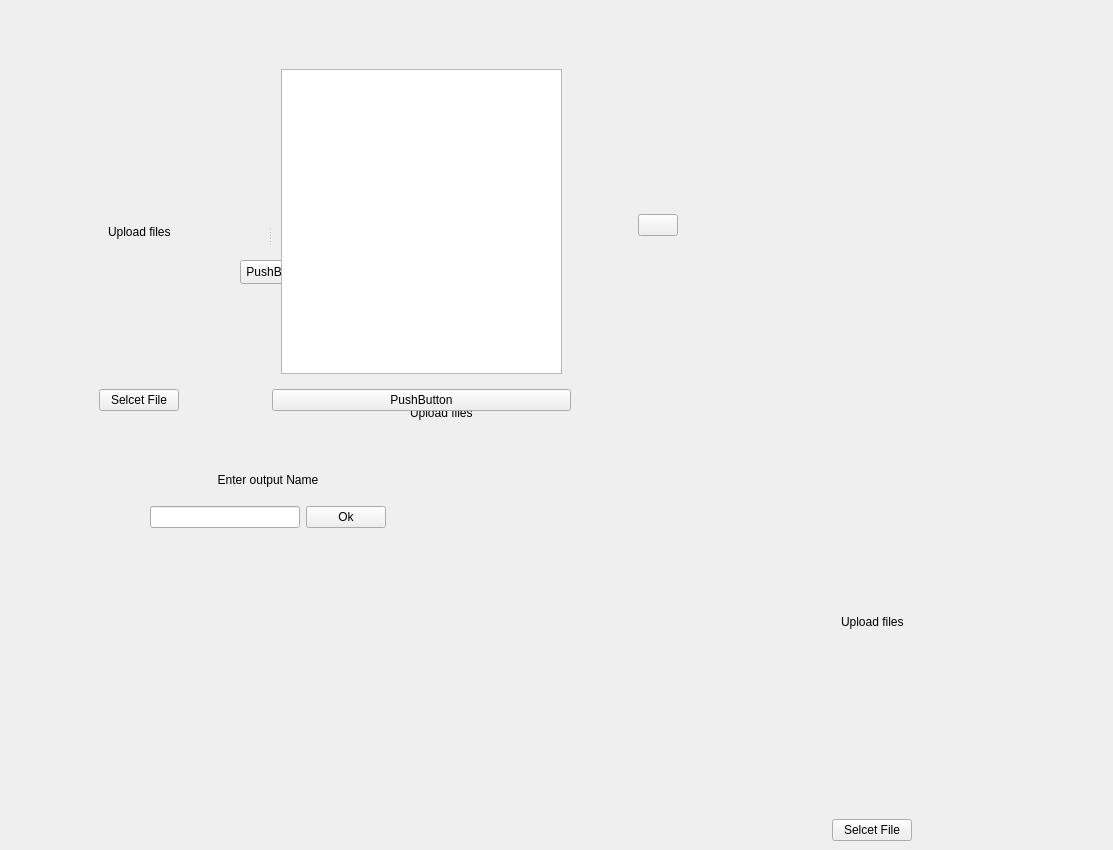
        <widget class="QWidget" name="page_9">
         <widget class="QWidget" name="pdf_display" native="true">
          <property name="geometry">
           <rect>
            <x>470</x>
            <y>190</y>
            <width>208</width>
            <height>71</height>
           </rect>
          </property>
          <layout class="QHBoxLayout" name="horizontalLayout_10">
           <item>
            <widget class="QLabel" name="label_2">
             <property name="sizePolicy">
              <sizepolicy hsizetype="Fixed" vsizetype="Fixed">
               <horstretch>0</horstretch>
               <verstretch>0</verstretch>
              </sizepolicy>
             </property>
             <property name="text">
              <string/>
             </property>
             <property name="pixmap">
              <pixmap resource="resource.qrc">:/icons/icons/icons8-pdf-50.png</pixmap>
             </property>
             <property name="scaledContents">
              <bool>true</bool>
             </property>
             <property name="alignment">
              <set>Qt::AlignLeading|Qt::AlignLeft|Qt::AlignVCenter</set>
             </property>
            </widget>
           </item>
           <item>
            <widget class="QLabel" name="label">
             <property name="text">
              <string>File name</string>
             </property>
            </widget>
           </item>
           <item>
            <widget class="QPushButton" name="pushButton">
             <property name="sizePolicy">
              <sizepolicy hsizetype="Fixed" vsizetype="Fixed">
               <horstretch>0</horstretch>
               <verstretch>0</verstretch>
              </sizepolicy>
             </property>
             <property name="text">
              <string/>
             </property>
             <property name="icon">
              <iconset resource="../schoolproj/resource.qrc">
               <normaloff>:/icons/icons/cancel.png</normaloff>:/icons/icons/cancel.png</iconset>
             </property>
            </widget>
           </item>
          </layout>
         </widget>
         <widget class="QWidget" name="layoutWidget_2">
          <property name="geometry">
           <rect>
            <x>410</x>
            <y>350</y>
            <width>77</width>
            <height>82</height>
           </rect>
          </property>
          <layout class="QVBoxLayout" name="verticalLayout_21">
           <item>
            <widget class="QLabel" name="label_17">
             <property name="text">
              <string/>
             </property>
             <property name="pixmap">
              <pixmap resource="resource.qrc">:/icons/icons/icons8-upload-50.png</pixmap>
             </property>
             <property name="alignment">
              <set>Qt::AlignCenter</set>
             </property>
            </widget>
           </item>
           <item>
            <widget class="QLabel" name="label_18">
             <property name="text">
              <string>Upload files</string>
             </property>
            </widget>
           </item>
          </layout>
         </widget>
         <widget class="QPushButton" name="pushButton_4">
          <property name="geometry">
           <rect>
            <x>240</x>
            <y>260</y>
            <width>75</width>
            <height>24</height>
           </rect>
          </property>
          <property name="text">
           <string>PushButton</string>
          </property>
         </widget>
         <widget class="QSplitter" name="splitter_4">
          <property name="geometry">
           <rect>
            <x>10</x>
            <y>60</y>
            <width>561</width>
            <height>351</height>
           </rect>
          </property>
          <property name="orientation">
           <enum>Qt::Horizontal</enum>
          </property>
          <widget class="QWidget" name="widget_11" native="true">
           <layout class="QVBoxLayout" name="verticalLayout_40">
            <item>
             <layout class="QVBoxLayout" name="verticalLayout_41">
              <item>
               <spacer name="verticalSpacer_8">
                <property name="orientation">
                 <enum>Qt::Vertical</enum>
                </property>
                <property name="sizeHint" stdset="0">
                 <size>
                  <width>20</width>
                  <height>48</height>
                 </size>
                </property>
               </spacer>
              </item>
              <item>
               <layout class="QHBoxLayout" name="horizontalLayout_18">
                <item>
                 <spacer name="horizontalSpacer_11">
                  <property name="orientation">
                   <enum>Qt::Horizontal</enum>
                  </property>
                  <property name="sizeHint" stdset="0">
                   <size>
                    <width>78</width>
                    <height>20</height>
                   </size>
                  </property>
                 </spacer>
                </item>
                <item>
                 <layout class="QVBoxLayout" name="verticalLayout_42">
                  <item>
                   <widget class="QLabel" name="label_22">
                    <property name="text">
                     <string/>
                    </property>
                    <property name="pixmap">
                     <pixmap resource="resource.qrc">:/icons/icons/icons8-upload-50.png</pixmap>
                    </property>
                    <property name="alignment">
                     <set>Qt::AlignCenter</set>
                    </property>
                   </widget>
                  </item>
                  <item>
                   <widget class="QLabel" name="label_23">
                    <property name="text">
                     <string>Upload files</string>
                    </property>
                   </widget>
                  </item>
                 </layout>
                </item>
                <item>
                 <spacer name="horizontalSpacer_12">
                  <property name="orientation">
                   <enum>Qt::Horizontal</enum>
                  </property>
                  <property name="sizeHint" stdset="0">
                   <size>
                    <width>78</width>
                    <height>20</height>
                   </size>
                  </property>
                 </spacer>
                </item>
               </layout>
              </item>
              <item>
               <spacer name="verticalSpacer_9">
                <property name="orientation">
                 <enum>Qt::Vertical</enum>
                </property>
                <property name="sizeHint" stdset="0">
                 <size>
                  <width>20</width>
                  <height>48</height>
                 </size>
                </property>
               </spacer>
              </item>
              <item>
               <layout class="QHBoxLayout" name="horizontalLayout_19">
                <item>
                 <spacer name="horizontalSpacer_13">
                  <property name="orientation">
                   <enum>Qt::Horizontal</enum>
                  </property>
                  <property name="sizeHint" stdset="0">
                   <size>
                    <width>78</width>
                    <height>20</height>
                   </size>
                  </property>
                 </spacer>
                </item>
                <item>
                 <widget class="QPushButton" name="pushButton_7">
                  <property name="text">
                   <string>Selcet File</string>
                  </property>
                 </widget>
                </item>
                <item>
                 <spacer name="horizontalSpacer_14">
                  <property name="orientation">
                   <enum>Qt::Horizontal</enum>
                  </property>
                  <property name="sizeHint" stdset="0">
                   <size>
                    <width>78</width>
                    <height>20</height>
                   </size>
                  </property>
                 </spacer>
                </item>
               </layout>
              </item>
             </layout>
            </item>
           </layout>
          </widget>
          <widget class="QWidget" name="layoutWidget_3">
           <layout class="QVBoxLayout" name="verticalLayout_43">
            <item>
             <widget class="QWidget" name="widget_13" native="true">
              <layout class="QVBoxLayout" name="verticalLayout_44">
               <item>
                <widget class="QListWidget" name="listWidget_3"/>
               </item>
              </layout>
             </widget>
            </item>
            <item>
             <widget class="QPushButton" name="pushButton_8">
              <property name="text">
               <string>PushButton</string>
              </property>
             </widget>
            </item>
           </layout>
          </widget>
         </widget>
         <widget class="QWidget" name="widget_30" native="true">
          <property name="geometry">
           <rect>
            <x>150</x>
            <y>460</y>
            <width>236</width>
            <height>68</height>
           </rect>
          </property>
          <layout class="QHBoxLayout" name="horizontalLayout_34">
           <item>
            <layout class="QVBoxLayout" name="verticalLayout_8">
             <item>
              <widget class="QLabel" name="label_40">
               <property name="text">
                <string>Enter output Name</string>
               </property>
               <property name="alignment">
                <set>Qt::AlignCenter</set>
               </property>
              </widget>
             </item>
             <item>
              <layout class="QHBoxLayout" name="horizontalLayout_33">
               <item>
                <widget class="QLineEdit" name="lineEdit_4"/>
               </item>
               <item>
                <widget class="QPushButton" name="pushButton_16">
                 <property name="text">
                  <string>Ok</string>
                 </property>
                </widget>
               </item>
              </layout>
             </item>
            </layout>
           </item>
          </layout>
         </widget>
         <widget class="QWidget" name="widget_43" native="true">
          <property name="geometry">
           <rect>
            <x>640</x>
            <y>410</y>
            <width>464</width>
            <height>431</height>
           </rect>
          </property>
          <layout class="QVBoxLayout" name="verticalLayout_87">
           <item>
            <layout class="QVBoxLayout" name="verticalLayout_65">
             <item>
              <spacer name="verticalSpacer_18">
               <property name="orientation">
                <enum>Qt::Vertical</enum>
               </property>
               <property name="sizeHint" stdset="0">
                <size>
                 <width>20</width>
                 <height>48</height>
                </size>
               </property>
              </spacer>
             </item>
             <item>
              <layout class="QHBoxLayout" name="horizontalLayout_47">
               <item>
                <spacer name="horizontalSpacer_39">
                 <property name="orientation">
                  <enum>Qt::Horizontal</enum>
                 </property>
                 <property name="sizeHint" stdset="0">
                  <size>
                   <width>78</width>
                   <height>20</height>
                  </size>
                 </property>
                </spacer>
               </item>
               <item>
                <layout class="QVBoxLayout" name="verticalLayout_67">
                 <item>
                  <widget class="QLabel" name="label_45">
                   <property name="text">
                    <string/>
                   </property>
                   <property name="pixmap">
                    <pixmap resource="resource.qrc">:/icons/icons/icons8-upload-50.png</pixmap>
                   </property>
                   <property name="alignment">
                    <set>Qt::AlignCenter</set>
                   </property>
                  </widget>
                 </item>
                 <item>
                  <widget class="QLabel" name="label_46">
                   <property name="text">
                    <string>Upload files</string>
                   </property>
                  </widget>
                 </item>
                </layout>
               </item>
               <item>
                <spacer name="horizontalSpacer_40">
                 <property name="orientation">
                  <enum>Qt::Horizontal</enum>
                 </property>
                 <property name="sizeHint" stdset="0">
                  <size>
                   <width>78</width>
                   <height>20</height>
                  </size>
                 </property>
                </spacer>
               </item>
              </layout>
             </item>
             <item>
              <spacer name="verticalSpacer_19">
               <property name="orientation">
                <enum>Qt::Vertical</enum>
               </property>
               <property name="sizeHint" stdset="0">
                <size>
                 <width>20</width>
                 <height>48</height>
                </size>
               </property>
              </spacer>
             </item>
             <item>
              <layout class="QHBoxLayout" name="horizontalLayout_48">
               <item>
                <spacer name="horizontalSpacer_41">
                 <property name="orientation">
                  <enum>Qt::Horizontal</enum>
                 </property>
                 <property name="sizeHint" stdset="0">
                  <size>
                   <width>78</width>
                   <height>20</height>
                  </size>
                 </property>
                </spacer>
               </item>
               <item>
                <widget class="QPushButton" name="pushButton_21">
                 <property name="text">
                  <string>Selcet File</string>
                 </property>
                </widget>
               </item>
               <item>
                <spacer name="horizontalSpacer_42">
                 <property name="orientation">
                  <enum>Qt::Horizontal</enum>
                 </property>
                 <property name="sizeHint" stdset="0">
                  <size>
                   <width>78</width>
                   <height>20</height>
                  </size>
                 </property>
                </spacer>
               </item>
              </layout>
             </item>
            </layout>
           </item>
          </layout>
         </widget>
        </widget>
